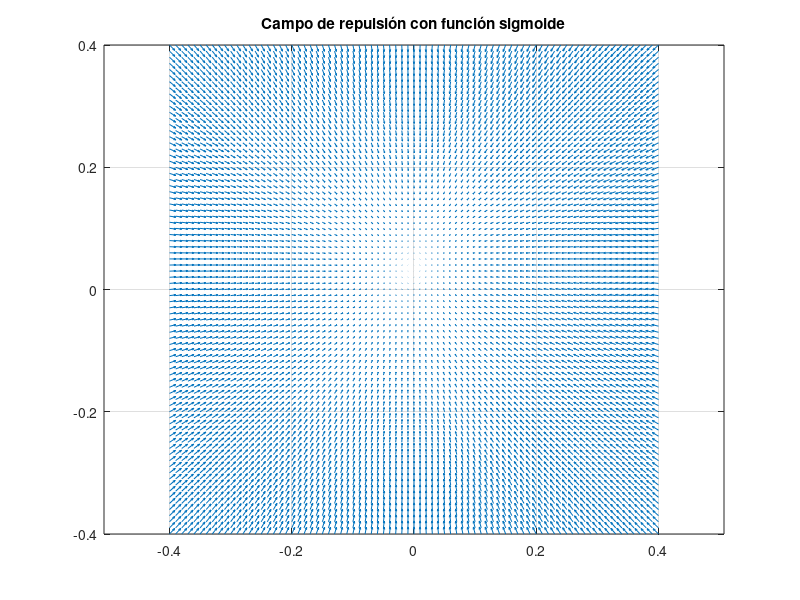

Write MATLAB code to recreate this figure.
k = 10 * 0.04;
CC = k * 0.1 * [3 -7;-5 -5;0 0;-8 6;1 6; 7 4];   % Centros
RC = k * 0.1 * [1 1.5 2.5 1 1.2 2];              % Radios

[X, Y] = meshgrid(-0.4:0.01:0.4, -0.4:0.01:0.4); % Grilla del mapa
Fx = zeros(size(X));  Fy = zeros(size(Y));

k_rep = 1;        % Ganancia de repulsión
alpha = 20;       % Pendiente de la sigmoide

for i = 1:length(RC)
    dx = X - CC(i,1);
    dy = Y - CC(i,2);
    R  = sqrt(dx.^2 + dy.^2);
    mask = R > 1e-3;          % evitar división por cero

    % -------------------------------
    % Módulo con función sigmoide:
    % f(R) = -k_rep * sig( α (R - RC(i)) ) / R
    % -------------------------------
    sig = 1 ./ (1 + exp(-alpha*(R(mask) - RC(i))));   % sigmoide logística
    mag = -k_rep * sig ./ R(mask);

    Fx(mask) = Fx(mask) + mag .* dx(mask);
    Fy(mask) = Fy(mask) + mag .* dy(mask);
end

quiver(X, Y, Fx, Fy)
title('Campo de repulsión con función sigmoide')
axis equal
grid on
hold on
